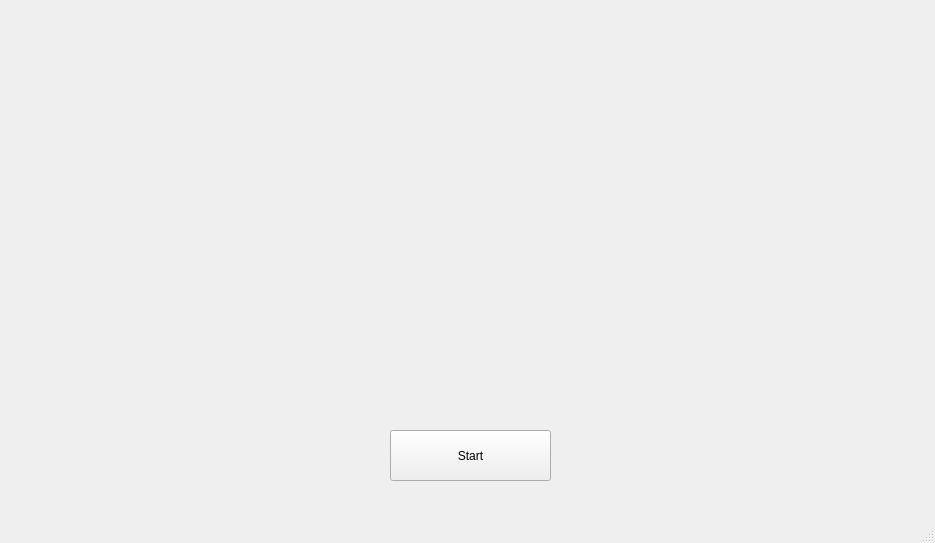
<?xml version="1.0" encoding="UTF-8"?>
<ui version="4.0">
 <class>MainWindow</class>
 <widget class="QMainWindow" name="MainWindow">
  <property name="geometry">
   <rect>
    <x>0</x>
    <y>0</y>
    <width>935</width>
    <height>543</height>
   </rect>
  </property>
  <property name="windowTitle">
   <string>MainWindow</string>
  </property>
  <widget class="QWidget" name="centralwidget">
   <widget class="QPushButton" name="myButton">
    <property name="geometry">
     <rect>
      <x>390</x>
      <y>430</y>
      <width>161</width>
      <height>51</height>
     </rect>
    </property>
    <property name="text">
     <string>Start</string>
    </property>
   </widget>
  </widget>
  <widget class="QMenuBar" name="menubar">
   <property name="geometry">
    <rect>
     <x>0</x>
     <y>0</y>
     <width>935</width>
     <height>21</height>
    </rect>
   </property>
  </widget>
  <widget class="QStatusBar" name="statusbar"/>
 </widget>
 <resources/>
 <connections/>
</ui>
